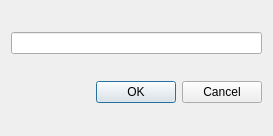
<?xml version="1.0" encoding="UTF-8"?>
<ui version="4.0">
 <class>getName</class>
 <widget class="QDialog" name="getName">
  <property name="geometry">
   <rect>
    <x>0</x>
    <y>0</y>
    <width>273</width>
    <height>136</height>
   </rect>
  </property>
  <property name="windowTitle">
   <string>Dialog</string>
  </property>
  <layout class="QVBoxLayout" name="verticalLayout">
   <item>
    <widget class="QLineEdit" name="lineEdit"/>
   </item>
   <item>
    <widget class="QDialogButtonBox" name="buttonBox">
     <property name="orientation">
      <enum>Qt::Horizontal</enum>
     </property>
     <property name="standardButtons">
      <set>QDialogButtonBox::Cancel|QDialogButtonBox::Ok</set>
     </property>
    </widget>
   </item>
  </layout>
 </widget>
 <resources/>
 <connections>
  <connection>
   <sender>buttonBox</sender>
   <signal>accepted()</signal>
   <receiver>getName</receiver>
   <slot>accept()</slot>
   <hints>
    <hint type="sourcelabel">
     <x>248</x>
     <y>254</y>
    </hint>
    <hint type="destinationlabel">
     <x>157</x>
     <y>274</y>
    </hint>
   </hints>
  </connection>
  <connection>
   <sender>buttonBox</sender>
   <signal>rejected()</signal>
   <receiver>getName</receiver>
   <slot>reject()</slot>
   <hints>
    <hint type="sourcelabel">
     <x>316</x>
     <y>260</y>
    </hint>
    <hint type="destinationlabel">
     <x>286</x>
     <y>274</y>
    </hint>
   </hints>
  </connection>
 </connections>
</ui>
